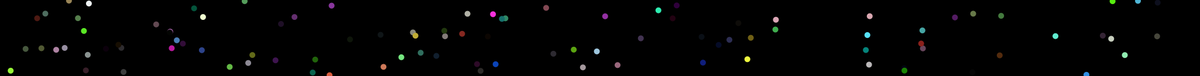
Frame 1 (no input)
Frame 60 (the mouse pressed at the canvas centre just before this capture): identical to frame 1, image omitted
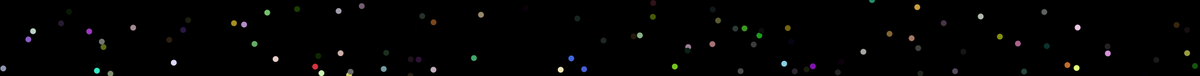
Frame 120 (the mouse held since frame 60 and released just before this capture)

The Processing sketch that drew these frames (run headless with seeded random() and noise(); from frame 60 on, the mouse is pressed at the canvas centre):

// Processing sketch: tweak_theme
// ── tweak_theme.pde

ArrayList<Circle> circles;

void setup()
{
  size(2050, 130);
  smooth();
  colorMode(HSB, 360, 100, 100, 100);
  initCircles();
}

void draw()
{
  background(0);
  for (Circle c : circles)
  {
    c.draw();
  }
}

void mousePressed()
{
  initCircles();
}

class Circle
{
  PVector pos;
  color c;
  
  public Circle(float x, float y, color c)
  {
    pos = new PVector(x, y);
    this.c = c;
  }

  public void draw()
  {
    pushMatrix();
    translate(pos.x, pos.y);
    fill(c);
    noStroke();
    ellipse(0, 0, 10, 10);
    popMatrix();
  }
}

void initCircles()
{
  circles = new ArrayList<Circle>();
  for (int i=0; i<100; i++)
  {
    float x = random(width);
    float y = random(height);
    color c = color(random(0, 360), random(0, 100), random(0, 100));
    circles.add(new Circle(x, y, c));
  }
}
  
  
